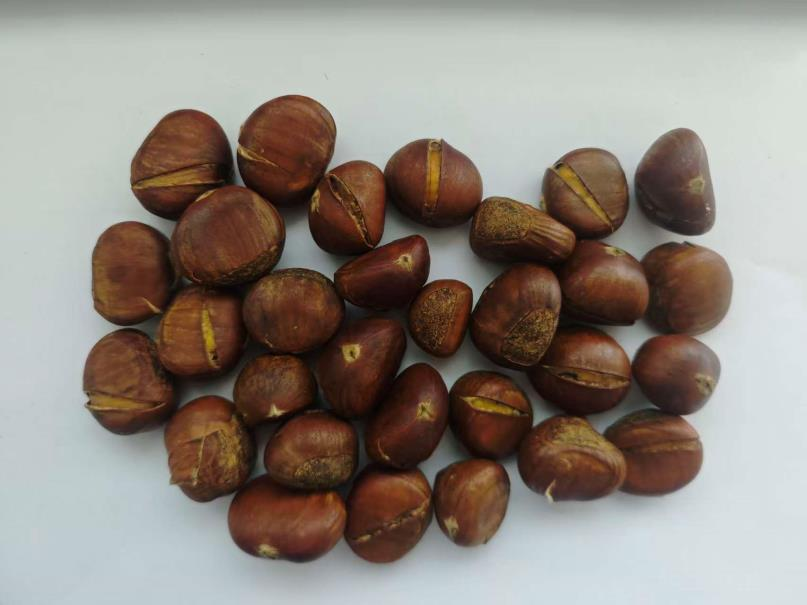
#> input picture imags/chesnuts.png, 807 x 605 px, found by its file name
$ python main.py   (older library calls are emulated)
#> lines starting #> are read from the running program, lines starting #| are printed output that depends on the picture; after the words box and inside, x2 and y2 are one past the last pixel; in counts of white or black regions, pixels touching at a corner belong together
### code/utils.py
import cv2
import numpy as np

def preprocess_image(img_path):
    """优化后预处理：精准颜色筛选+二值化增强+孔洞填充，确保黑白分明"""
    # 1. 读取图像（保留原始彩色图用于后续分割绘制）
    img = cv2.imread(img_path)
    if img is None:
        raise ValueError(f"无法读取图像，请检查路径：{img_path}")

    # 2. 预处理：去噪（先模糊再处理，减少反光干扰）
    img_blur = cv2.GaussianBlur(img, (3, 5), 0)  # 7x7高斯核，更强去噪

    # 3. 颜色空间转换：RGB→HSV（更适合颜色筛选）
    hsv = cv2.cvtColor(img_blur, cv2.COLOR_BGR2HSV)

    # 4. 优化HSV阈值（适配深褐色栗子+浅色托盘，扩大颜色范围，排除反光）
    # 深褐色HSV范围（色相0-40，饱和度50-250，明度44-200）自己调节选出的最优阈值范围
    lower_brown = np.array([0, 50, 44])
    upper_brown = np.array([40, 250, 200])

    # 5. 颜色筛选：得到初步掩码（栗子区域为白，背景为黑）
    mask = cv2.inRange(hsv, lower_brown, upper_brown)

    # 6. 二值化增强：强制黑白分明（避免灰色过渡区域）
    # 大津法自动阈值 + 反色（确保栗子是白，背景是黑）
    ret, mask_bin = cv2.threshold(mask, 0, 255, cv2.THRESH_BINARY + cv2.THRESH_OTSU)

    # 7. 孔洞填充：修复栗子内部因反光导致的黑色孔洞（关键！）
    # 步骤：先找到所有轮廓，再填充轮廓内部
    contours, _ = cv2.findContours(mask_bin.copy(), cv2.RETR_CCOMP, cv2.CHAIN_APPROX_SIMPLE)
    for contour in contours:
        cv2.drawContours(mask_bin, [contour], -1, 255, -1)  # -1表示填充内部

    # 8. 形态学优化：去除微小噪点（背景中的小黑点）
    kernel_small = np.ones((5, 5), np.uint8)
    # 开运算（先腐蚀再膨胀）：去除小噪点，保留大目标
    mask_morph = cv2.morphologyEx(mask_bin, cv2.MORPH_OPEN, kernel_small, iterations=1)
    # 9. 关键：面积筛选（保留扁平栗子，过滤极小噪点）
    mask_final = np.zeros_like(mask_morph)
    min_area = 100  # 适配扁平栗子的小面积（可根据实际调整）
    contours_final, _ = cv2.findContours(mask_morph.copy(), cv2.RETR_EXTERNAL, cv2.CHAIN_APPROX_SIMPLE)
    for contour in contours_final:
        if cv2.contourArea(contour) > min_area:
            cv2.drawContours(mask_final, [contour], -1, 255, -1)
    return img, mask_final  # 返回原始彩色图和最终优化二值图


def morphological_operation(mask):
    """形态学操作：分离粘连，优化轮廓"""
    kernel1 = np.ones((3, 3), np.uint8)
    kernel2 = np.ones((7, 7), np.uint8)
    # 先腐蚀（去噪+细化粘连），再膨胀（修复轮廓）
    erode = cv2.erode(mask, kernel1, iterations=5)
    dilate = cv2.dilate(erode, kernel2, iterations=1)
    # 闭运算（先膨胀再腐蚀）：进一步填充细小缝隙
    close = cv2.morphologyEx(dilate, cv2.MORPH_CLOSE, kernel2, iterations=1)
    return close


def watershed_segmentation(img, mask):
    """分水岭分割：优化标记生成，确保红色边界显示"""
    kernel = np.ones((5, 5), np.uint8)
    sure_bg = cv2.dilate(mask, kernel, iterations=5)
    dist_transform = cv2.distanceTransform(mask, cv2.DIST_L2, 3)
    ret, sure_fg = cv2.threshold(dist_transform, 0.42 * dist_transform.max(), 255, 0)
    #经调节，0.42为最优值
    sure_fg = np.uint8(sure_fg)

    ret, sure_bg = cv2.threshold(sure_bg, 127, 255, 0)
    unknown = cv2.subtract(sure_bg, sure_fg)

    ret, markers = cv2.connectedComponents(sure_fg)
    markers += 1
    markers[unknown == 255] = 0

    cv2.watershed(img, markers)
    # 强制绘制红色边界（厚度2，更清晰）
    contours, _ = cv2.findContours(mask.copy(), cv2.RETR_EXTERNAL, cv2.CHAIN_APPROX_SIMPLE)
    cv2.drawContours(img, contours, -1, (255, 0, 0), 2)  # 厚度改为3，红色更醒目
    # 中心白点（方便核对）
    for i in range(2, markers.max() + 1):
        center = np.where(markers == i)
        if len(center[0]) > 0 and len(center[1]) > 0:
            cx = int(np.mean(center[1]))
            cy = int(np.mean(center[0]))
            cv2.circle(img, (cx, cy), 4, (255, 255, 255), -1)

    return img, markers


def count_and_calculate_pixels(markers):
    """统计栗子数量和每个的像素数"""
    marker_ids = np.unique(markers)
    # 过滤背景（0）、边界（-1）、无效标记（1，可能是背景噪声）
    valid_ids = [id for id in marker_ids if id not in (-1, 0, 1)]
    count = len(valid_ids)
    pixel_counts = [np.sum(markers == id) for id in valid_ids]
    return count, pixel_counts

### code/main.py
import cv2
import utils
import matplotlib.pyplot as plt
import os
import numpy as np

if __name__ == "__main__":
    #基础配置
    img_path = "D:/Pycharmprojects/Query-the-number-of-chestnuts/imags/chesnuts.png"
    save_dir = "D:/Pycharmprojects/Query-the-number-of-chestnuts/imags"
    if not os.path.exists(save_dir):
        os.makedirs(save_dir)
    #全流程处理
    # 步骤1：原始图像
    raw_img = cv2.imread(img_path)
#> raw_img is the input picture: shape (605, 807, 3); mean B, G, R 127.1, 135.3, 144.3
    if raw_img is None:
        raise ValueError(f"无法读取图像，请检查路径：{img_path}")
    cv2.imwrite(os.path.join(save_dir, "1_raw_img.jpg"), raw_img)
    print("✅ 步骤1：原始图像已保存")

    # 步骤2：HSV颜色筛选
    img_blur = cv2.GaussianBlur(raw_img, (7, 7), 0)
    hsv = cv2.cvtColor(img_blur, cv2.COLOR_BGR2HSV)
#> hsv: shape (605, 807, 3); mean H, S, V 49, 70, 149.6
    lower_brown = np.array([5, 50, 40])
    upper_brown = np.array([35, 230, 200])
    hsv_mask = cv2.inRange(hsv, lower_brown, upper_brown)
#> hsv_mask: shape (605, 807); 34.4% white; 68 white regions (60 under 20 px), largest, box (x1, y1, x2, y2) and area: (84, 95, 730, 498) 124742, (164, 355, 509, 564) 28937, (260, 410, 356, 487) 5554
    cv2.imwrite(os.path.join(save_dir, "2_hsv_mask_img.jpg"), hsv_mask)
    print("✅ 步骤2：HSV颜色筛选掩码已保存")

    # 步骤3：预处理最终二值图（孔洞填充+形态学优化）
    processed_img, preprocessed_mask = utils.preprocess_image(img_path)
#> in preprocess_image, `hsv = cv2.cvtColor(img_blur, cv2.COLOR_BGR2HSV)`: hsv: shape (605, 807, 3); mean H, S, V 49.2, 70.3, 149.7
#> in preprocess_image, `mask = cv2.inRange(hsv, lower_brown, upper_brown)`: mask: shape (605, 807); 34.4% white; 74 white regions (63 under 20 px)
#> in preprocess_image, `ret, mask_bin = cv2.threshold(mask, 0, 255, cv2.THRESH_BINARY + cv2.TH..`: ret = 0
#> in preprocess_image, `contours, _ = cv2.findContours(mask_bin.copy(), cv2.RETR_CCOMP, cv2.CH..`: contours = 128 contours, 106 with area under 20; largest, box (x1, y1, x2, y2) and area: (236, 95, 730, 500) 81536, (84, 109, 288, 433) 34036, (228, 458, 509, 564) 17880, (160, 355, 309, 501) 10712, (242, 268, 342, 352) 6112
#> the loop in preprocess_image, `for contour in contours:` made 128 passes
#> contour on passes 1, 2, 4, 5, 6, 7, 8, 10, 11, 14, 15, 16: [[216, 496]], [[220, 495]], [[434, 486], [434, 487]], [[248, 479], [249, 479]], [[257, 477]], [[520, 472]], [[257, 465]], [[423, 460], [422, 461], [421, 461], [422, 461]], [[503, 459]], [[257, 453], [257, 454]], [[364, 450], [364, 451]], [[598, 413]]
#> after the loop in preprocess_image, `for contour in contours:`:
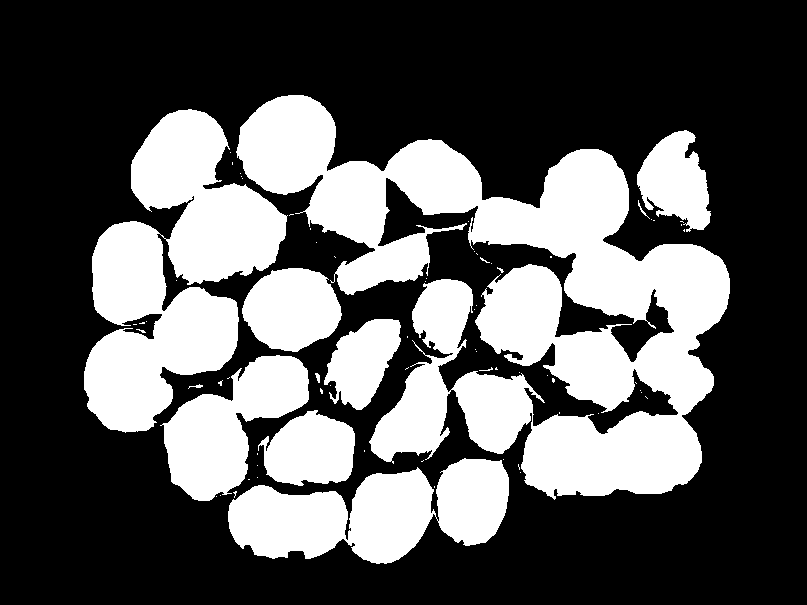
#> mask_bin: shape (605, 807); 34.6% white; 73 white regions (62 under 20 px), largest, box (x1, y1, x2, y2) and area: (236, 95, 730, 500) 83789, (84, 109, 288, 433) 34768, (228, 458, 509, 564) 18323
#> in preprocess_image, `mask_morph = cv2.morphologyEx(mask_bin, cv2.MORPH_OPEN, kernel_small, ..`: mask_morph: shape (605, 807); 34.2% white; 17 white regions
#> in preprocess_image, `contours_final, _ = cv2.findContours(mask_morph.copy(), cv2.RETR_EXTER..`: contours_final = 17 contours, 3 with area under 20; largest, box (x1, y1, x2, y2) and area: (237, 95, 730, 496) 68528, (84, 221, 239, 432) 18643, (131, 110, 287, 283) 15285, (164, 356, 309, 501) 10672, (228, 485, 348, 559) 6696
#> the loop in preprocess_image, `for contour in contours_final:` made 17 passes
#> contour on passes 4, 9, 10: [[262, 440], [262, 444], [266, 444], [266, 440]], [[449, 355], [449, 359], [453, 359], [453, 355]], [[507, 354], [507, 358], [511, 358], [511, 354]]
#> after the loop in preprocess_image, `for contour in contours_final:`: mask_final: shape (605, 807); 34.1% white; 14 white regions, largest, box (x1, y1, x2, y2) and area: (237, 95, 730, 496) 70047, (84, 221, 239, 432) 19028, (131, 110, 287, 283) 15584
    cv2.imwrite(os.path.join(save_dir, "3_preprocessed_mask_img.jpg"), preprocessed_mask)
    print("✅ 步骤3：预处理最终二值图已保存（黑白分明）")

    # 步骤4：形态学操作（分离粘连）
    morph_mask = utils.morphological_operation(preprocessed_mask)
#> in morphological_operation, `erode = cv2.erode(mask, kernel1, iterations=5)`: erode: shape (605, 807); 24.3% white; 23 white regions, largest, box (x1, y1, x2, y2) and area: (477, 154, 725, 408) 18447, (528, 418, 697, 491) 9522, (89, 292, 233, 427) 9467
#> in morphological_operation, `dilate = cv2.dilate(erode, kernel2, iterations=1)`: dilate: shape (605, 807); 29.9% white; 20 white regions, largest, box (x1, y1, x2, y2) and area: (388, 142, 728, 411) 27063, (133, 112, 284, 280) 13905, (86, 289, 236, 430) 11345
#> in morphological_operation, `close = cv2.morphologyEx(dilate, cv2.MORPH_CLOSE, kernel2, iterations=1)`: close: shape (605, 807); 29.9% white; 18 white regions, largest, box (x1, y1, x2, y2) and area: (240, 97, 728, 411) 38339, (133, 112, 284, 280) 13980, (86, 289, 236, 430) 11356
    cv2.imwrite(os.path.join(save_dir, "4_morph_mask_img.jpg"), morph_mask)
    print("✅ 步骤4：形态学操作后图像已保存")

    # 步骤5：距离变换图
    dist_transform = cv2.distanceTransform(morph_mask, cv2.DIST_L2, 5)
    dist_transform_norm = cv2.normalize(dist_transform, None, 0, 255, cv2.NORM_MINMAX, dtype=cv2.CV_8U)
    cv2.imwrite(os.path.join(save_dir, "5_dist_transform_norm_img.jpg"), dist_transform_norm)
    print("✅ 步骤5：距离变换图已保存")

    # 步骤6：分水岭分割
    segmentation_img = raw_img.copy()
    segmentation_img, markers = utils.watershed_segmentation(segmentation_img, morph_mask)
#> in watershed_segmentation, `sure_bg = cv2.dilate(mask, kernel, iterations=5)`: sure_bg: shape (605, 807); 47.5% white; 1 white region, box (x1, y1, x2, y2) and area: (76, 87, 738, 571) 232130
#> in watershed_segmentation, `ret, sure_fg = cv2.threshold(dist_transform, 0.42 * dist_transform.max..`:
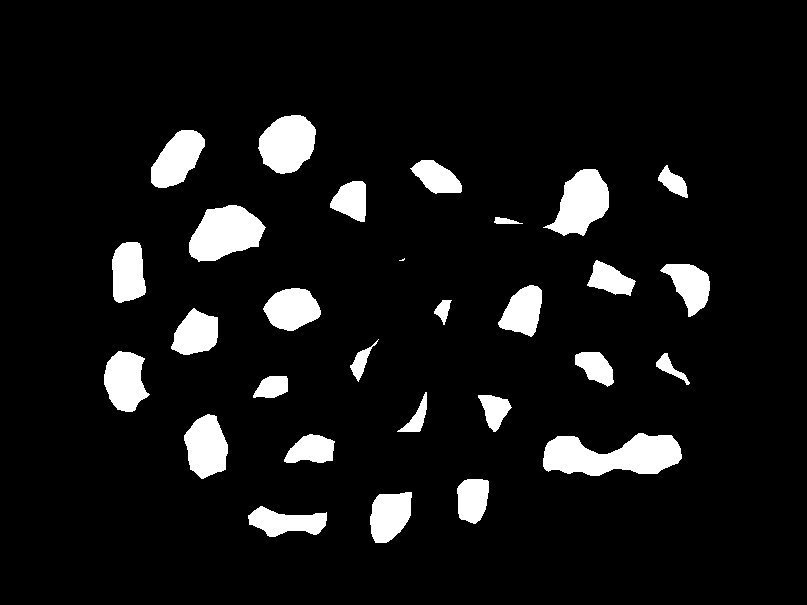
#> sure_fg: shape (605, 807) float32; 8% white; 29 white regions (1 under 20 px), largest, box (x1, y1, x2, y2) and area: (543, 433, 682, 476) 4087, (189, 205, 266, 262) 2983, (543, 169, 609, 236) 2592
#> in watershed_segmentation, `ret, sure_fg = cv2.threshold(dist_transform, 0.42 * dist_transform.max..`: ret = 17.65
#> in watershed_segmentation, `unknown = cv2.subtract(sure_bg, sure_fg)`: unknown: shape (605, 807); 39.6% white; 1 white region
#> in watershed_segmentation, `ret, markers = cv2.connectedComponents(sure_fg)`: markers: shape (605, 807) int32; 30 distinct labels, from 0 to 29
#> in watershed_segmentation, `ret, markers = cv2.connectedComponents(sure_fg)`: ret = 30
#> in watershed_segmentation, `markers += 1`: markers: shape (605, 807) int32; 30 distinct labels, from 1 to 30
#> in watershed_segmentation, `markers[unknown == 255] = 0`:
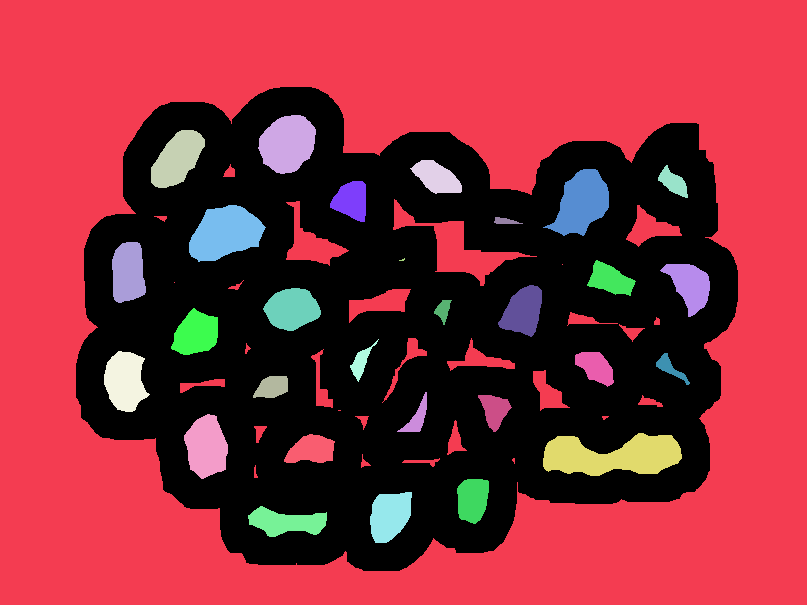
#> markers: shape (605, 807) int32; 31 distinct labels, from 0 to 30; one colour per label, 0 black
#> in watershed_segmentation, `contours, _ = cv2.findContours(mask.copy(), cv2.RETR_EXTERNAL, cv2.CHA..`: contours = 18 contours; largest, box (x1, y1, x2, y2) and area: (240, 97, 728, 411) 37457, (133, 112, 284, 280) 13702, (86, 289, 236, 430) 11118, (525, 415, 700, 494) 10988, (166, 358, 306, 499) 9370
#> in watershed_segmentation, `cv2.drawContours(img, contours, -1, (255, 0, 0), 2)`:
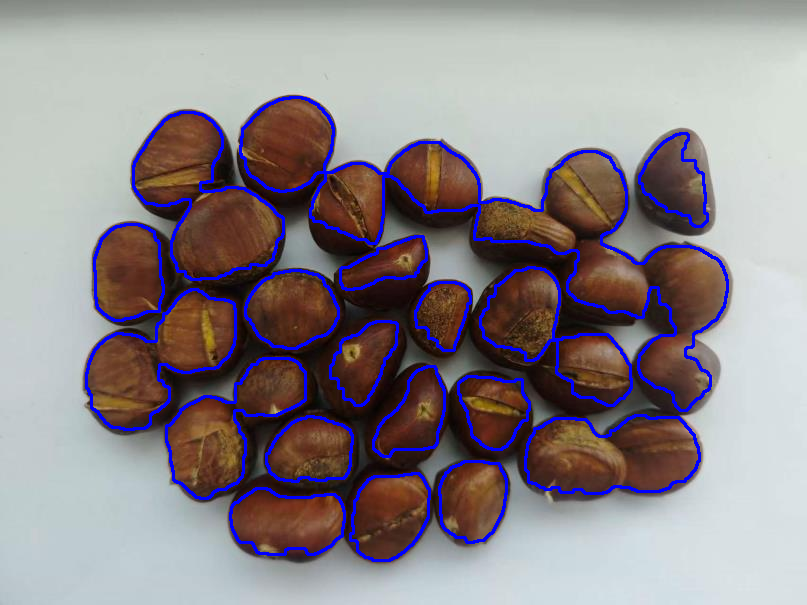
#> img: shape (605, 807, 3); 5.23% of pixels changed, all inside (x1, y1, x2, y2) = (85, 96, 729, 562)
#> the loop in watershed_segmentation, `for i in range(2, markers.max() + 1):` made 29 passes
#> (center, cx, cy) on passes 1 to 11: (7594 positions, rows 95 to 191, columns 237 to 335, 285, 143), (5146 positions, rows 110 to 189, columns 131 to 216, 175, 151), (4210 positions, rows 139 to 202, columns 390 to 481, 436, 171), (4671 positions, rows 128 to 232, columns 635 to 714, 673, 178), (6919 positions, rows 148 to 240, columns 528 to 628, 582, 196), (4149 positions, rows 161 to 247, columns 316 to 383, 354, 198), (6995 positions, rows 176 to 279, columns 169 to 277, 222, 231), (1339 positions, rows 197 to 235, columns 480 to 532, 505, 213), (7344 positions, rows 222 to 326, columns 92 to 191, 133, 274), (112 positions, rows 255 to 268, columns 397 to 410, 403, 261), (3348 positions, rows 240 to 306, columns 555 to 641, 603, 269)
#> after the loop in watershed_segmentation, `for i in range(2, markers.max() + 1):`:
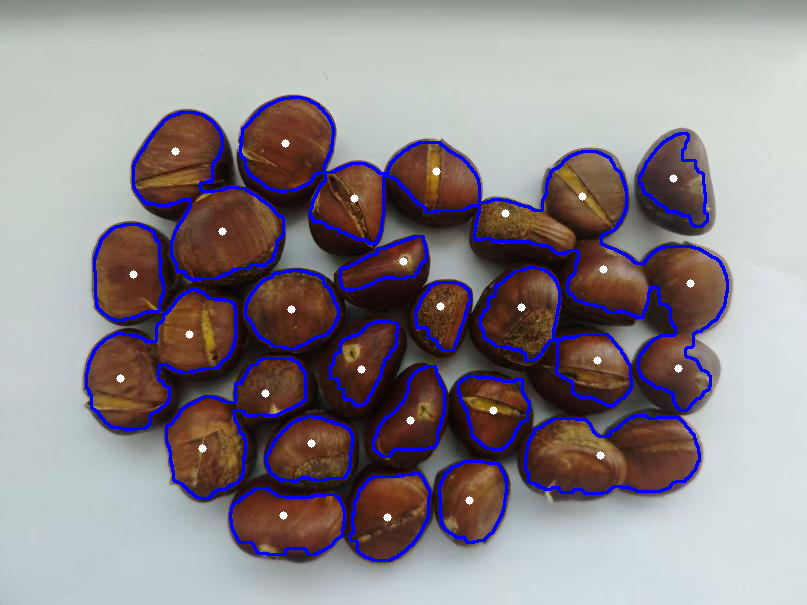
#> img: shape (605, 807, 3); 0.29% of pixels changed, all inside (x1, y1, x2, y2) = (116, 139, 695, 522)
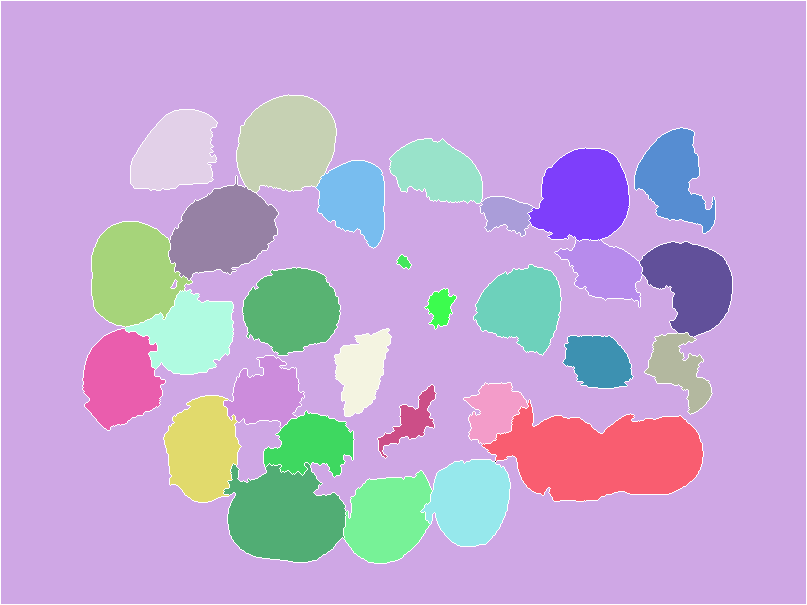
#> markers: shape (605, 807) int32; 32 distinct labels, from -1 to 30; one colour per label, 0 black, -1 white
    cv2.imwrite(os.path.join(save_dir, "6_segmentation_img.jpg"), segmentation_img)
    print("✅ 步骤6：分水岭分割结果已保存")

    # 调试信息
    has_boundary = -1 in markers
#> has_boundary = True
    print(f"\n🔍 分水岭是否生成边界标记：{has_boundary}")
#| 🔍 分水岭是否生成边界标记：True
    if has_boundary:
        print(f"🔍 边界像素数量：{np.sum(markers == -1)}")
#| 🔍 边界像素数量：10373
    print(f"🔍 预处理后二值图黑白占比：白像素{np.sum(preprocessed_mask == 255)}个，黑像素{np.sum(preprocessed_mask == 0)}个")
#| 🔍 预处理后二值图黑白占比：白像素166731个，黑像素321504个

    # ===================== 3. 统计结果 =====================
    chestnut_count, pixel_counts = utils.count_and_calculate_pixels(markers)
#> in count_and_calculate_pixels, `marker_ids = np.unique(markers)`: marker_ids = 32 values from -1 to 30
#> in count_and_calculate_pixels, `valid_ids = [id for id in marker_ids if id not in (-1, 0, 1)]`: valid_ids = 29 values from 2 to 30
#> in count_and_calculate_pixels, `count = len(valid_ids)`: count = 29
#> in count_and_calculate_pixels, `pixel_counts = [np.sum(markers == id) for id in valid_ids]`: pixel_counts = 29 values, max 13989 at index 24, min 112 at index 9, mean 4829.5
#> chestnut_count = 29
    print("\n" + "="*50)
    print(f"📊 糖炒栗子总数：{chestnut_count}")
#| 📊 糖炒栗子总数：29
    print(f"📊 每个栗子的像素数：{pixel_counts}")
#| 📊 每个栗子的像素数：[7594, 5146, 4210, 4671, 6919, 4149, 6995, 1339, 7344, 112, 3348, 5706, 5313, 6286, 686, 5382, 2969, 5750, 2761, 2575, 3507, 1348, 2321, 5851, 13989, 3708, 5523, 5851, 8702]
    print(f"📊 平均每个栗子像素数：{sum(pixel_counts)/len(pixel_counts):.0f}")
#| 📊 平均每个栗子像素数：4829
    print("="*50 + "\n")

    # ===================== 4. 可视化（新增预处理中间步骤）=====================
    plt.rcParams['font.sans-serif'] = ['SimHei', 'Arial Unicode MS']
    plt.rcParams['axes.unicode_minus'] = False

    fig, axes = plt.subplots(2, 3, figsize=(18, 12))
    fig.suptitle(f"糖炒栗子图像处理全流程（总数：{chestnut_count}）", fontsize=16)

    # 1. 原始图像
    axes[0, 0].imshow(cv2.cvtColor(raw_img, cv2.COLOR_BGR2RGB))
    axes[0, 0].set_title("1. 原始图像")
    axes[0, 0].axis("off")

    # 2. HSV颜色筛选掩码
    axes[0, 1].imshow(hsv_mask, cmap="gray")
    axes[0, 1].set_title("2. HSV颜色筛选掩码")
    axes[0, 1].axis("off")

    # 3. 预处理最终二值图
    axes[0, 2].imshow(preprocessed_mask, cmap="gray")
    axes[0, 2].set_title("3. 预处理最终二值图（黑白分明）")
    axes[0, 2].axis("off")

    # 4. 形态学操作后
    axes[1, 0].imshow(morph_mask, cmap="gray")
    axes[1, 0].set_title("4. 形态学操作后")
    axes[1, 0].axis("off")

    # 5. 距离变换图
    axes[1, 1].imshow(dist_transform_norm, cmap="gray")
    axes[1, 1].set_title("5. 距离变换图")
    axes[1, 1].axis("off")

    # 6. 分割结果
    axes[1, 2].imshow(cv2.cvtColor(segmentation_img, cv2.COLOR_BGR2RGB))
    axes[1, 2].set_title(f"6. 分水岭分割结果（红边+白点）")
    axes[1, 2].axis("off")

    plt.tight_layout()
    plt.savefig(os.path.join(save_dir, "7_Full-process_visualization_summary.jpg"), dpi=300, bbox_inches="tight")
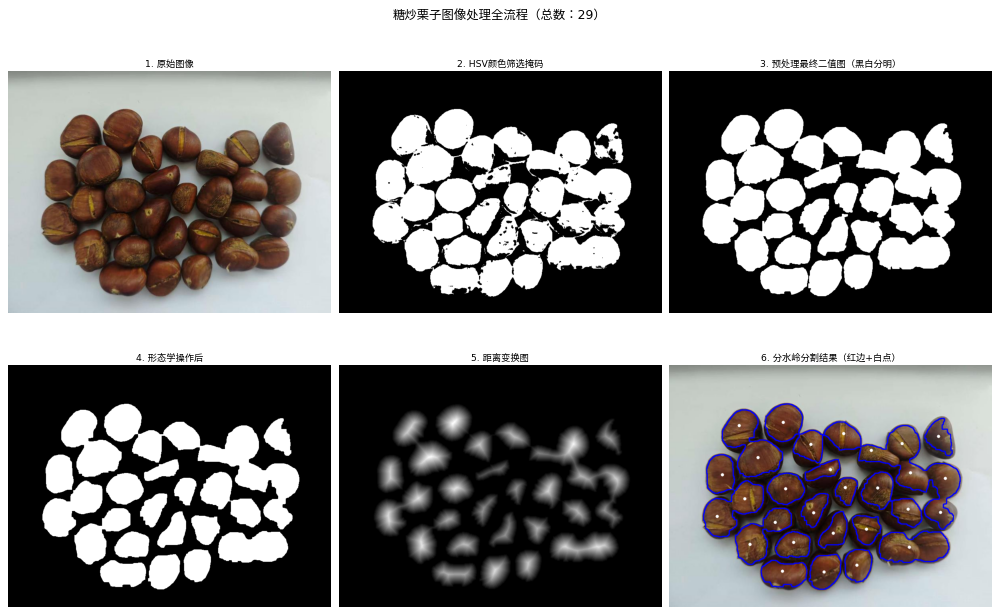
#> figure drawn by matplotlib, 6 panels
    plt.show()
